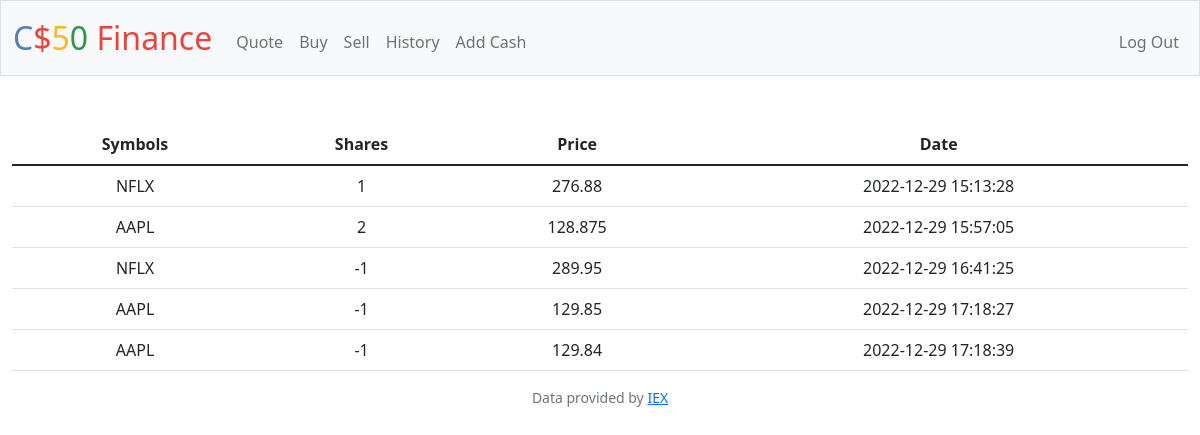
Screenshot of /history (signed in) with the database file from the repository.
### tables this page shows
CREATE TABLE 'transactions' ('id' INTEGER PRIMARY KEY AUTOINCREMENT NOT NULL, 'user_id' INTEGER, 'symbol' TEXT, 'shares' INTEGER, 'price' REAL, 'date' DATETIME);

### app.py (the view)
@app.route("/history")
@login_required
def history():
    user_id = session["user_id"]
    transactions_db = db.execute(
        "SELECT * FROM transactions WHERE user_id = :id", id=user_id)
    return render_template("history.html", transactions=transactions_db)

### app.py (called while the page is built)
@app.after_request
def after_request(response):
    response.headers["Cache-Control"] = "no-cache, no-store, must-revalidate"
    response.headers["Expires"] = 0
    response.headers["Pragma"] = "no-cache"
    return response

### helpers.py (called while the page is built)
def login_required(f):
    @wraps(f)
    def decorated_function(*args, **kwargs):
        if session.get("user_id") is None:
            return redirect("/login")
        return f(*args, **kwargs)
    return decorated_function

### templates/history.html (shortened to what this page needs)
{% extends "layout.html" %}
{% block main %}
    <table class = "table">
        <thead>
            <tr>
                <th scope="col"> Symbols</th>
                <th scope="col">Shares</th>
                <th scope="col">Price</th>
                <th scope="col">Date</th>
            </tr>
        </thead>
        <tbody>
            {% for row in transactions %}
            <tr>
                <td>{{ row["symbol"] }}</td>
                <td>{{ row["shares"] }}</td>
                <td>{{ row["price"] }}</td>
                <td>{{ row["date"] }}</td>
            </tr>
            {% endfor %}
        </tbody>
    </table
{% endblock %}

### templates/layout.html (shortened to what this page needs)
<!DOCTYPE html>
<html lang="en">
    <head>
        <link href="https://cdn.jsdelivr.net/npm/bootstrap@5.1.3/dist/css/bootstrap.min.css" rel="stylesheet">
        <link href="/static/styles.css" rel="stylesheet">
    </head>
    <body>
        <nav class="bg-light border navbar navbar-expand-md navbar-light">
            <div class="container-fluid">
                <a class="navbar-brand" href="/"><span class="blue">C</span><span class="red">$</span><span class="yellow">5</span><span class="green">0</span> <span class="red">Finance</span></a>
                <div class="collapse navbar-collapse" id="navbar">
                    {% if session["user_id"] %}
                        <ul class="navbar-nav me-auto mt-2">
                            <li class="nav-item"><a class="nav-link" href="/quote">Quote</a></li>
                            <li class="nav-item"><a class="nav-link" href="/buy">Buy</a></li>
                            <li class="nav-item"><a class="nav-link" href="/sell">Sell</a></li>
                            <li class="nav-item"><a class="nav-link" href="/history">History</a></li>
                            <li class="nav-item"><a class="nav-link" href="/add_cash">Add Cash</a></li>
                        </ul>
                        <ul class="navbar-nav ms-auto mt-2">
                            <li class="nav-item"><a class="nav-link" href="/logout">Log Out</a></li>
                        </ul>
                    {% else %}
                        <ul class="navbar-nav ms-auto mt-2">
                            <li class="nav-item"><a class="nav-link" href="/register">Register</a></li>
                            <li class="nav-item"><a class="nav-link" href="/login">Log In</a></li>
                        </ul>
                    {% endif %}
                </div>
            </div>
        </nav>
        <main class="container-fluid py-5 text-center">
            {% block main %}{% endblock %}
        </main>
        <footer class="mb-5 small text-center text-muted">
            Data provided by <a href="https://iexcloud.io/">IEX</a>
        </footer>
    </body>
</html>

### static/styles.css (style rules this page uses)
nav .navbar-brand { font-size: xx-large; }
nav .navbar-brand .blue { color: #537fbe; }
nav .navbar-brand .red { color: #ea433b; }
nav .navbar-brand .yellow { color: #f5b82e; }
nav .navbar-brand .green { color: #2e944b; }

### rows the page displays
transactions: symbol "NFLX", shares "1", price "276.88", date "2022-12-29 15:13:28"
transactions: symbol "AAPL", shares "2", price "128.875", date "2022-12-29 15:57:05"
transactions: symbol "NFLX", shares "-1", price "289.95", date "2022-12-29 16:41:25"
transactions: symbol "AAPL", shares "-1", price "129.85", date "2022-12-29 17:18:27"
transactions: symbol "AAPL", shares "-1", price "129.84", date "2022-12-29 17:18:39"
